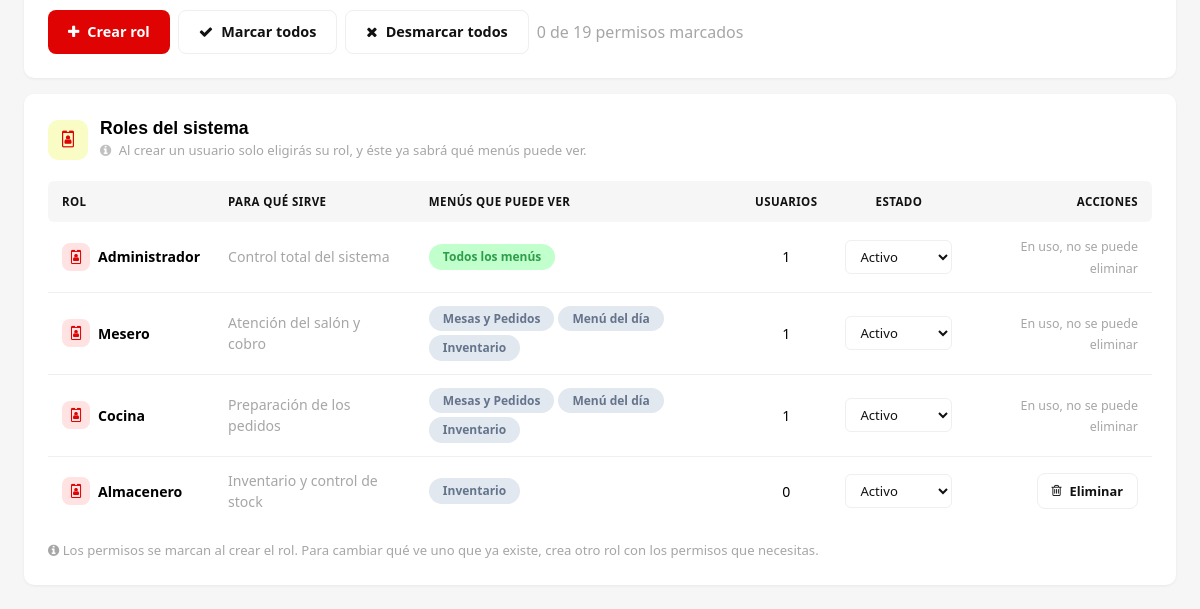
Before: /?page=configuracion&tab=roles (signed in, lower part) with the older database file.
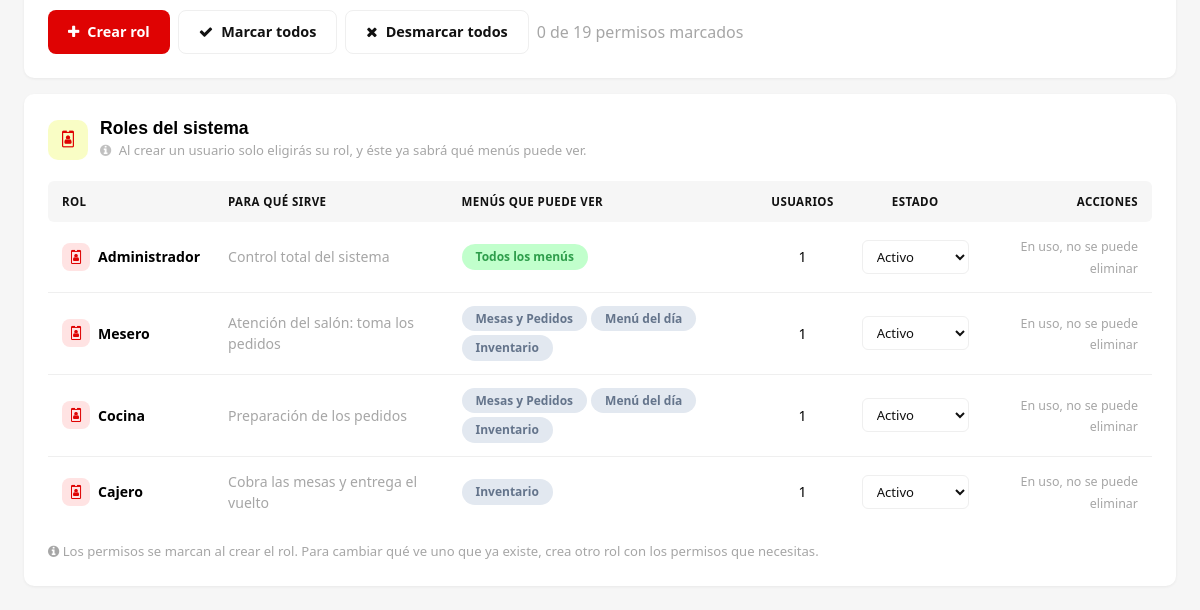
After: the same page with the newer database file.
### tables this page shows
CREATE TABLE roles (
  id int(11) NOT NULL AUTO_INCREMENT,
  nombre varchar(50) NOT NULL,
  descripcion varchar(255) DEFAULT NULL,
  estado tinyint(1) NOT NULL DEFAULT 1,
  PRIMARY KEY (id),
  UNIQUE KEY nombre (nombre)
);

### config/paginacion.php (called while the page is built, shortened)
<?php
function paginaActual(int $porPagina = 25): int
{
    $pagina = (int) ($_GET['p'] ?? 1);
    return max(1, $pagina);
}
function paginar(array $filas, int $porPagina = 25): array
{
    $porPagina = max(1, $porPagina);
    $total     = count($filas);
    $totalPaginas = (int) ceil($total / $porPagina);
    $pagina = min(paginaActual($porPagina), $totalPaginas);
    $pagina = max(1, $pagina);
    $desde = ($pagina - 1) * $porPagina;
    return [
        'filas'        => array_slice($filas, $desde, $porPagina),
        'pagina'       => $pagina,
        'totalPaginas' => $totalPaginas,
        'total'        => $total,
        'desde'        => $desde + 1,
        'hasta'        => min($desde + $porPagina, $total),
    ];
}
    ?>

### config/permisos.php (called while the page is built, shortened)
<?php
function modulosDelRol(array $idsPermisos, array $grupos): array
{
    $modulos = [];
    foreach ($grupos as $grupo) {
        foreach ($grupo['permisos'] as $permiso) {
            if (in_array((int) $permiso['id'], $idsPermisos, true)) {
                $modulos[] = ['titulo' => $grupo['titulo'], 'icono' => $grupo['icono']];
                break;
            }
        }
    }
    return $modulos;
}

### config/menu.php (called while the page is built, shortened)
<?php
function url(string $pagina = ''): string
{
    return $pagina === '' ? BASE_URL : BASE_URL . '?page=' . $pagina;
}
    ?>

### views/configuracion/index.php (the view, shortened to what the changed rows need)
    <?php
require_once APP_ROOT . '/config/permisos.php';
$db = conexionDB();
$roles = $db->query(
    "SELECT r.id, r.nombre, r.descripcion, r.estado,
            (SELECT COUNT(*) FROM usuarios u WHERE u.rol_id = r.id) AS usuarios
        FROM roles r
        ORDER BY r.id"
)->fetchAll();
$permisos = $db->query("SELECT id, nombre, descripcion FROM permisos ORDER BY id")->fetchAll();
$porRol = [];
foreach ($db->query("SELECT rol_id, permiso_id FROM rol_permiso")->fetchAll() as $fila) {
    $porRol[$fila['rol_id']][] = (int) $fila['permiso_id'];
}
$grupos = permisosAgrupados($permisos);
$pagRoles = paginar($roles, 20);
$permisoConfig = null;
foreach ($permisos as $p) {
    if ((string) $p['nombre'] === 'configuracion') {
        $permisoConfig = (int) $p['id'];
    }
}
$esAdmin = static function (array $ids) use ($permisoConfig): bool {
    return $permisoConfig !== null && in_array($permisoConfig, $ids, true);
};
?>
<div class="lg-card">
    <div class="lg-card-head">
        <div class="flex-grow-1">
            <h2 class="lg-card-title">Roles del sistema</h2>
        </div>
    </div>
    <div class="table-responsive">
        <table class="lg-table">
            <thead>
                <tr>
                    <th>Rol</th>
                    <th>Para qué sirve</th>
                    <th>Menús que puede ver</th>
                    <th class="text-center">Usuarios</th>
                    <th class="text-center">Estado</th>
                    <th class="text-right">Acciones</th>
                </tr>
            </thead>
            <tbody>
                <?php foreach ($pagRoles['filas'] as $rol): ?>
                    <?php
                    $rolId   = (int) $rol['id'];
                    $ids     = $porRol[$rolId] ?? [];
                    $modulos = modulosDelRol($ids, $grupos);
                    $admin   = $esAdmin($ids);
                    ?>
                    <tr>
                        <td>
                            <span class="lg-fila-nombre">
                                <span class="lg-fila-icono">
                                    <i class="fa fa-id-badge"></i>
                                </span>
                                <span class="lg-fila-texto">
                                    <strong><?= htmlspecialchars($rol['nombre']) ?></strong>
                                </span>
                            </span>
                        </td>
                        <td class="lg-muted"><?= htmlspecialchars($rol['descripcion'] ?? '') ?></td>
                        <td>
                            <span class="lg-pilas">
                                <?php if ($admin): ?>
                                    <span class="lg-pill lg-pill--verde">Todos los menús</span>
                                <?php elseif ($modulos): ?>
                                    <?php foreach ($modulos as $modulo): ?>
                                        <span class="lg-pill lg-pill--pizarra">
                                            <?= htmlspecialchars($modulo['titulo']) ?>
                                        </span>
                                    <?php endforeach; ?>
                                <?php else: ?>
                                    <span class="lg-muted">Ninguno</span>
                                <?php endif; ?>
                            </span>
                        </td>
                        <td class="text-center"><?= (int) $rol['usuarios'] ?></td>
                        <td class="text-center">
                            <form method="POST" action="<?= url('configuracion') ?>&tab=roles">
                                <select name="estado" class="lg-select lg-select--sm"
                                        onchange="this.form.submit();">
                                    <option value="1" <?= (int) $rol['estado'] === 1 ? 'selected' : '' ?>>Activo</option>
                                </select>
                            </form>
                        </td>
                        <td class="text-right">
                            <?php if ((int) $rol['usuarios'] === 0): ?>
                                <button type="submit" name="eliminar_rol" value="<?= $rolId ?>"
                                        form="form-eliminar-<?= $rolId ?>"
                                        class="lg-btn lg-btn--sm lg-btn--ghost">
                                    <i class="fa fa-trash-o"></i> Eliminar
                                </button>
                            <?php else: ?>
                                <span class="lg-muted" style="font-size:.78rem;">
                                    En uso, no se puede eliminar
                                </span>
                            <?php endif; ?>
                        </td>
                    </tr>
                <?php endforeach; ?>
            </tbody>
        </table>
    </div>
</div>

Changed rows visible on the page:
changed roles "Mesero": descripcion "Atención del salón y cobro" → "Atención del salón: toma los pedidos"
changed roles: nombre "Almacenero" → "Cajero"; descripcion "Inventario y control de stock" → "Cobra las mesas y entrega el vuelto"; usuarios "0" → "1"; text "Eliminar" → "En uso, no se puede eliminar"
